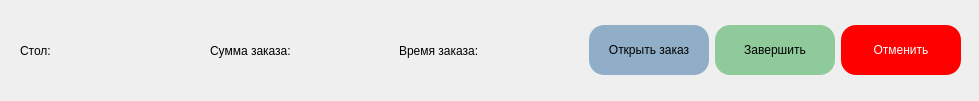
<?xml version="1.0" encoding="UTF-8"?>
<ui version="4.0">
 <class>Form</class>
 <widget class="QWidget" name="Form">
  <property name="geometry">
   <rect>
    <x>0</x>
    <y>0</y>
    <width>979</width>
    <height>101</height>
   </rect>
  </property>
  <property name="windowTitle">
   <string>Form</string>
  </property>
  <widget class="QWidget" name="horizontalLayoutWidget">
   <property name="geometry">
    <rect>
     <x>20</x>
     <y>20</y>
     <width>941</width>
     <height>61</height>
    </rect>
   </property>
   <layout class="QHBoxLayout" name="horizontalLayout">
    <item>
     <widget class="QLabel" name="label_2">
      <property name="text">
       <string>Стол:</string>
      </property>
     </widget>
    </item>
    <item>
     <widget class="QLabel" name="label">
      <property name="text">
       <string>Сумма заказа:</string>
      </property>
     </widget>
    </item>
    <item>
     <widget class="QLabel" name="label_3">
      <property name="text">
       <string>Время заказа:</string>
      </property>
     </widget>
    </item>
    <item>
     <widget class="QPushButton" name="pushButton">
      <property name="sizePolicy">
       <sizepolicy hsizetype="Fixed" vsizetype="Fixed">
        <horstretch>0</horstretch>
        <verstretch>0</verstretch>
       </sizepolicy>
      </property>
      <property name="maximumSize">
       <size>
        <width>120</width>
        <height>50</height>
       </size>
      </property>
      <property name="styleSheet">
       <string notr="true">border-radius:15px;
background-color: rgb(144, 174, 200);</string>
      </property>
      <property name="text">
       <string>Открыть заказ</string>
      </property>
     </widget>
    </item>
    <item>
     <widget class="QPushButton" name="pushButton_2">
      <property name="sizePolicy">
       <sizepolicy hsizetype="Fixed" vsizetype="Fixed">
        <horstretch>0</horstretch>
        <verstretch>0</verstretch>
       </sizepolicy>
      </property>
      <property name="maximumSize">
       <size>
        <width>120</width>
        <height>50</height>
       </size>
      </property>
      <property name="styleSheet">
       <string notr="true">border-radius:15px;
background-color: rgb(143, 202, 155);</string>
      </property>
      <property name="text">
       <string>Завершить</string>
      </property>
     </widget>
    </item>
    <item>
     <widget class="QPushButton" name="pushButton_3">
      <property name="sizePolicy">
       <sizepolicy hsizetype="Fixed" vsizetype="Fixed">
        <horstretch>0</horstretch>
        <verstretch>0</verstretch>
       </sizepolicy>
      </property>
      <property name="maximumSize">
       <size>
        <width>120</width>
        <height>50</height>
       </size>
      </property>
      <property name="styleSheet">
       <string notr="true">border-radius:15px;
background-color: rgb(255, 0, 0);
color:white;</string>
      </property>
      <property name="text">
       <string>Отменить</string>
      </property>
     </widget>
    </item>
   </layout>
  </widget>
 </widget>
 <resources/>
 <connections/>
</ui>
